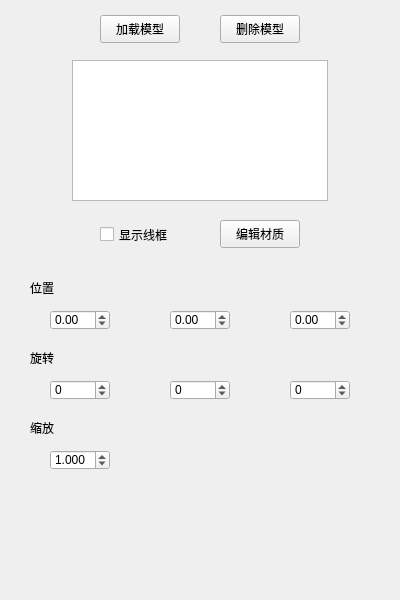
<?xml version="1.0" encoding="UTF-8"?>
<ui version="4.0">
 <class>ModelTab</class>
 <widget class="QWidget" name="ModelTab">
  <property name="geometry">
   <rect>
    <x>0</x>
    <y>0</y>
    <width>400</width>
    <height>600</height>
   </rect>
  </property>
  <property name="minimumSize">
   <size>
    <width>400</width>
    <height>600</height>
   </size>
  </property>
  <property name="maximumSize">
   <size>
    <width>400</width>
    <height>600</height>
   </size>
  </property>
  <property name="focusPolicy">
   <enum>Qt::StrongFocus</enum>
  </property>
  <property name="windowTitle">
   <string>模型设置</string>
  </property>
  <widget class="QPushButton" name="openFileButton">
   <property name="geometry">
    <rect>
     <x>100</x>
     <y>15</y>
     <width>80</width>
     <height>28</height>
    </rect>
   </property>
   <property name="text">
    <string>加载模型</string>
   </property>
  </widget>
  <widget class="QListView" name="mdlListView">
   <property name="geometry">
    <rect>
     <x>72</x>
     <y>60</y>
     <width>256</width>
     <height>141</height>
    </rect>
   </property>
  </widget>
  <widget class="QPushButton" name="removeButton">
   <property name="geometry">
    <rect>
     <x>220</x>
     <y>15</y>
     <width>80</width>
     <height>28</height>
    </rect>
   </property>
   <property name="text">
    <string>删除模型</string>
   </property>
  </widget>
  <widget class="QPushButton" name="matButton">
   <property name="geometry">
    <rect>
     <x>220</x>
     <y>220</y>
     <width>80</width>
     <height>28</height>
    </rect>
   </property>
   <property name="text">
    <string>编辑材质</string>
   </property>
  </widget>
  <widget class="QCheckBox" name="rdMdCB">
   <property name="geometry">
    <rect>
     <x>100</x>
     <y>225</y>
     <width>91</width>
     <height>19</height>
    </rect>
   </property>
   <property name="text">
    <string>显示线框</string>
   </property>
  </widget>
  <widget class="QDoubleSpinBox" name="posXSpin">
   <property name="geometry">
    <rect>
     <x>50</x>
     <y>310</y>
     <width>60</width>
     <height>20</height>
    </rect>
   </property>
   <property name="focusPolicy">
    <enum>Qt::WheelFocus</enum>
   </property>
   <property name="keyboardTracking">
    <bool>true</bool>
   </property>
   <property name="minimum">
    <double>-99.000000000000000</double>
   </property>
   <property name="maximum">
    <double>99.000000000000000</double>
   </property>
   <property name="singleStep">
    <double>0.100000000000000</double>
   </property>
   <property name="value">
    <double>0.000000000000000</double>
   </property>
  </widget>
  <widget class="QDoubleSpinBox" name="posYSpin">
   <property name="geometry">
    <rect>
     <x>170</x>
     <y>310</y>
     <width>60</width>
     <height>20</height>
    </rect>
   </property>
   <property name="focusPolicy">
    <enum>Qt::WheelFocus</enum>
   </property>
   <property name="keyboardTracking">
    <bool>true</bool>
   </property>
   <property name="minimum">
    <double>-99.000000000000000</double>
   </property>
   <property name="maximum">
    <double>99.000000000000000</double>
   </property>
   <property name="singleStep">
    <double>0.100000000000000</double>
   </property>
   <property name="value">
    <double>0.000000000000000</double>
   </property>
  </widget>
  <widget class="QDoubleSpinBox" name="posZSpin">
   <property name="geometry">
    <rect>
     <x>290</x>
     <y>310</y>
     <width>60</width>
     <height>20</height>
    </rect>
   </property>
   <property name="focusPolicy">
    <enum>Qt::WheelFocus</enum>
   </property>
   <property name="keyboardTracking">
    <bool>true</bool>
   </property>
   <property name="minimum">
    <double>-99.000000000000000</double>
   </property>
   <property name="maximum">
    <double>99.000000000000000</double>
   </property>
   <property name="singleStep">
    <double>0.100000000000000</double>
   </property>
   <property name="value">
    <double>0.000000000000000</double>
   </property>
  </widget>
  <widget class="QDoubleSpinBox" name="scaleSpin">
   <property name="geometry">
    <rect>
     <x>50</x>
     <y>450</y>
     <width>60</width>
     <height>20</height>
    </rect>
   </property>
   <property name="focusPolicy">
    <enum>Qt::WheelFocus</enum>
   </property>
   <property name="keyboardTracking">
    <bool>true</bool>
   </property>
   <property name="decimals">
    <number>3</number>
   </property>
   <property name="minimum">
    <double>0.005000000000000</double>
   </property>
   <property name="singleStep">
    <double>0.100000000000000</double>
   </property>
   <property name="value">
    <double>1.000000000000000</double>
   </property>
  </widget>
  <widget class="QDoubleSpinBox" name="rotXSpin">
   <property name="geometry">
    <rect>
     <x>50</x>
     <y>380</y>
     <width>60</width>
     <height>20</height>
    </rect>
   </property>
   <property name="focusPolicy">
    <enum>Qt::WheelFocus</enum>
   </property>
   <property name="keyboardTracking">
    <bool>true</bool>
   </property>
   <property name="decimals">
    <number>0</number>
   </property>
   <property name="minimum">
    <double>-180.000000000000000</double>
   </property>
   <property name="maximum">
    <double>180.000000000000000</double>
   </property>
   <property name="singleStep">
    <double>5.000000000000000</double>
   </property>
   <property name="value">
    <double>0.000000000000000</double>
   </property>
  </widget>
  <widget class="QDoubleSpinBox" name="rotYSpin">
   <property name="geometry">
    <rect>
     <x>170</x>
     <y>380</y>
     <width>60</width>
     <height>20</height>
    </rect>
   </property>
   <property name="focusPolicy">
    <enum>Qt::WheelFocus</enum>
   </property>
   <property name="keyboardTracking">
    <bool>true</bool>
   </property>
   <property name="decimals">
    <number>0</number>
   </property>
   <property name="minimum">
    <double>-180.000000000000000</double>
   </property>
   <property name="maximum">
    <double>180.000000000000000</double>
   </property>
   <property name="singleStep">
    <double>5.000000000000000</double>
   </property>
   <property name="value">
    <double>0.000000000000000</double>
   </property>
  </widget>
  <widget class="QDoubleSpinBox" name="rotZSpin">
   <property name="geometry">
    <rect>
     <x>290</x>
     <y>380</y>
     <width>60</width>
     <height>20</height>
    </rect>
   </property>
   <property name="focusPolicy">
    <enum>Qt::WheelFocus</enum>
   </property>
   <property name="keyboardTracking">
    <bool>true</bool>
   </property>
   <property name="decimals">
    <number>0</number>
   </property>
   <property name="minimum">
    <double>-180.000000000000000</double>
   </property>
   <property name="maximum">
    <double>180.000000000000000</double>
   </property>
   <property name="singleStep">
    <double>5.000000000000000</double>
   </property>
   <property name="value">
    <double>0.000000000000000</double>
   </property>
  </widget>
  <widget class="QLabel" name="label">
   <property name="geometry">
    <rect>
     <x>30</x>
     <y>280</y>
     <width>72</width>
     <height>15</height>
    </rect>
   </property>
   <property name="text">
    <string>位置</string>
   </property>
  </widget>
  <widget class="QLabel" name="label_2">
   <property name="geometry">
    <rect>
     <x>30</x>
     <y>350</y>
     <width>72</width>
     <height>15</height>
    </rect>
   </property>
   <property name="text">
    <string>旋转</string>
   </property>
  </widget>
  <widget class="QLabel" name="label_3">
   <property name="geometry">
    <rect>
     <x>30</x>
     <y>420</y>
     <width>72</width>
     <height>15</height>
    </rect>
   </property>
   <property name="text">
    <string>缩放</string>
   </property>
  </widget>
 </widget>
 <layoutdefault spacing="6" margin="11"/>
 <resources/>
 <connections/>
</ui>
